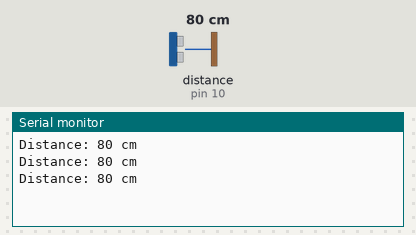
The sketch below on a simulated Arduino Uno, built with avr-gcc and run on an emulated ATmega328P. On the bench: the last lines printed to the serial monitor. Wiring (inferred from the names in the program): ultrasonic range finder: trigger pin 9; echo pin 10. The test bench sets the inputs (shaded band); at power-on: distance to the obstacle (sensor on pin 10) 80 cm. The echo pulse lasts 58.3 µs per cm.

Above: at 1.3 s.
1.4 s: distance to the obstacle (sensor on pin 10) set to 2 cm
At 1.9 s:
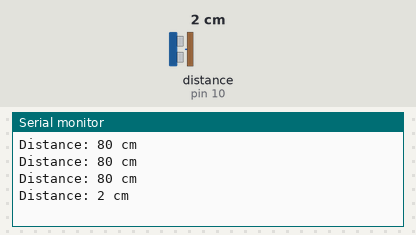
2.9 s: distance to the obstacle (sensor on pin 10) set to 4 cm
At 3.4 s:
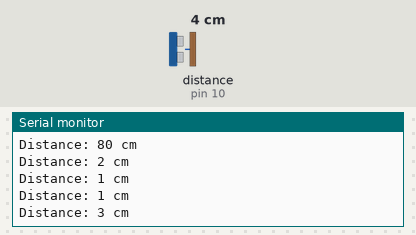
Timing chart, 0 to 5.9 s (numbered marks = the images above; inputs shaded):
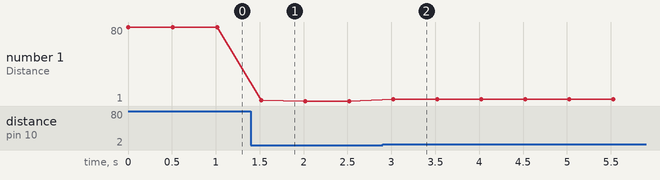

The sketch:

Arduino_UltrasonicSensor.ino
```cpp
#define trigPin 9      // The pin on which the ultrasonic sensor trig pin is connected
#define echoPin 10     // The pin on which the ultrasonic sensor echo pin is connected

void setup() {
  Serial.begin(9600);
  pinMode(trigPin, OUTPUT);
  pinMode(echoPin, INPUT);
}

void loop() {
  digitalWrite(trigPin, LOW);   // Set the trigger pin low
  delayMicroseconds(2);          // Wait for 2 microseconds
  digitalWrite(trigPin, HIGH);  // Set the trigger pin high
  delayMicroseconds(10);         // Wait for 10 microseconds
  digitalWrite(trigPin, LOW);   // Set the trigger pin low

  long duration = pulseIn(echoPin, HIGH);  // Measure the duration of the echo pulse
  int distance = duration / 58;            // Convert the duration to distance in centimeters

  Serial.print("Distance: ");
  Serial.print(distance);
  Serial.print(" cm\n");       // Newline character for formatting

  delay(500);  // Wait for 500 milliseconds before taking the next measurement
}
```

Measured:
- after the input at 1.4 s, the serial monitor: prints a new line after 0.12 s (image 1)
- after the input at 2.9 s, the serial monitor: prints a new line after 0.12 s (image 2)
- plotted number 1: 80 → 1 after the input at 1.4 s, 1 → 3 after the input at 2.9 s
